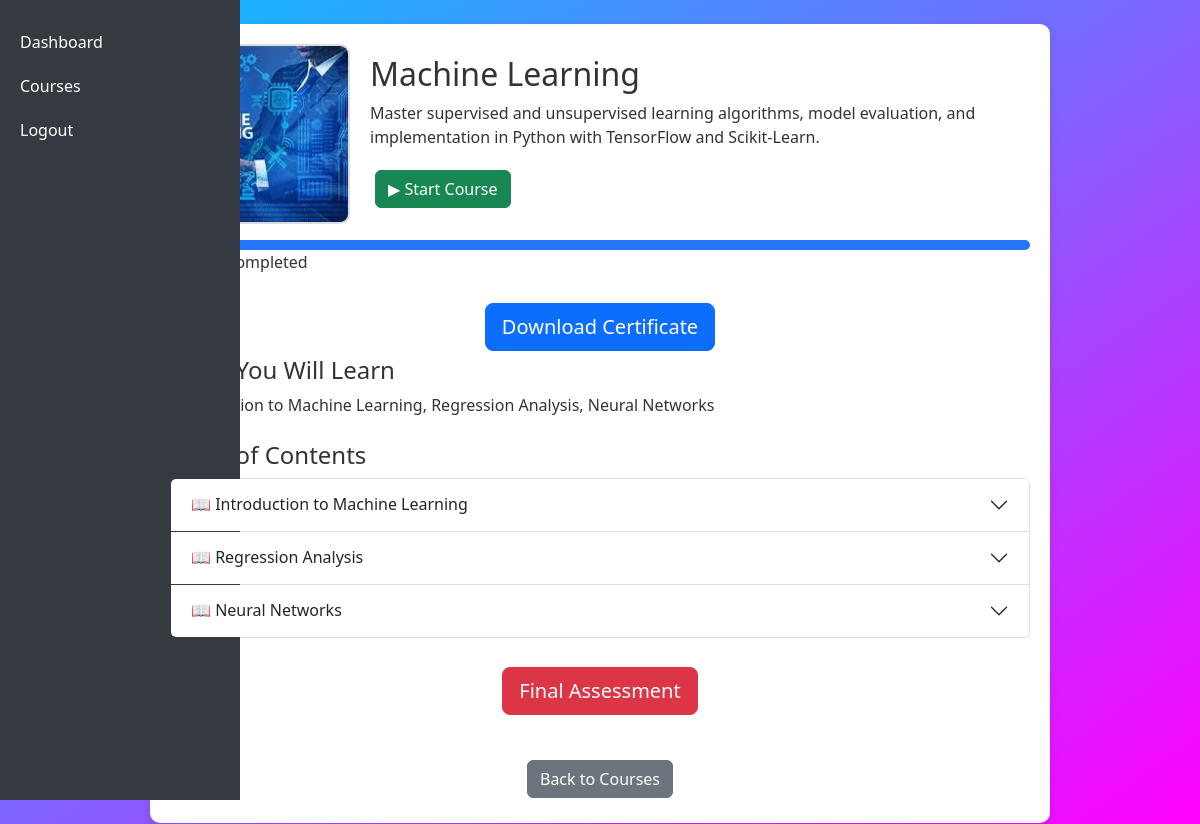
The page /view_course/1 (signed in) on the database its author committed.
### tables this page shows
CREATE TABLE courses (
                  id INTEGER PRIMARY KEY AUTOINCREMENT,
                  title TEXT NOT NULL,
                  description TEXT,
                  duration INTEGER NOT NULL,
                  instructor_id INTEGER NOT NULL,
                  start_date TEXT NOT NULL,
                  end_date TEXT NOT NULL, image_path TEXT, video_path TEXT);

CREATE TABLE enrollment (
                  id INTEGER PRIMARY KEY AUTOINCREMENT,
                  user_id INTEGER NOT NULL,
                  course_id INTEGER NOT NULL,
                  status TEXT NOT NULL,
                  progress INTEGER DEFAULT 0 NOT NULL,
                  enrollment_date TEXT NOT NULL);

CREATE TABLE module (
    id INTEGER PRIMARY KEY AUTOINCREMENT,
    course_id INTEGER NOT NULL,
    title TEXT NOT NULL,
    content TEXT NOT NULL,
    learning_points TEXT NOT NULL
);

### app.py (the view)
@app.route('/view_course/<int:course_id>')
def view_course(course_id):
    if 'user_email' not in session or session.get('role') != 'user':
        return redirect(url_for('login'))
    conn = get_db_connection()
    course = conn.execute("SELECT * FROM courses WHERE id = ?", (course_id,)).fetchone()
    if not course:
        conn.close()
        return "Course not found", 404
    modules = conn.execute("SELECT * FROM module WHERE course_id = ?", (course_id,)).fetchall()
    quizzes = conn.execute("SELECT * FROM quiz WHERE course_id = ?", (course_id,)).fetchall()
    user = conn.execute("SELECT id FROM users WHERE email = ?", (session['user_email'],)).fetchone()
    if not user:
        conn.close()
        return "User not found", 404
    user_id = user['id']
    enrollment = conn.execute("SELECT status, progress FROM enrollment WHERE course_id = ? AND user_id = ?",
                              (course_id, user_id)).fetchone()
    conn.close()
    status = "Not Enrolled"
    progress = 0
    course_completed = False
    if enrollment:
        status = enrollment['status']
        progress = enrollment['progress']
        course_completed = (status == 'Completed')
    learning_outcomes = ", ".join([module['title'] for module in modules]) if modules else "No modules available."
    video_path = course['video_path'] if course['video_path'] else None
    youtube_id = None
    if video_path:
        match = re.search(r"(?:v=|youtu\.be/|embed/|v/|shorts/)([a-zA-Z0-9_-]{11})", video_path)
        if match:
            youtube_id = match.group(1)
    return render_template("user_modules.html", course=course, modules=modules, quizzes=quizzes,
                           status=status, progress=progress, course_completed=course_completed,
                           learning_outcomes=learning_outcomes, youtube_id=youtube_id)

### app.py (called while the page is built)
def get_db_connection():
    conn = sqlite3.connect(DATABASE)
    conn.row_factory = sqlite3.Row
    return conn

@app.before_request
def session_management():
    if 'user' in session:
        if 'last_activity' in session:
            elapsed_time = time.time() - session['last_activity']
            if elapsed_time > SESSION_TIMEOUT:
                session.clear()
                flash("Your session has expired due to inactivity. Please log in again.", "error")
                return redirect(url_for('login'))
        session['last_activity'] = time.time()

### templates/user_modules.html (shortened to what this page needs)
<!DOCTYPE html>
<html lang="en">
<head>
<link href="https://cdn.jsdelivr.net/npm/bootstrap@5.3.0/dist/css/bootstrap.min.css" rel="stylesheet">
    <link href="https://cdn.jsdelivr.net/npm/bootstrap@5.3.0/dist/css/bootstrap.min.css" rel="stylesheet">
    <link href="https://cdn.jsdelivr.net/npm/bootstrap@5.3.0/dist/css/bootstrap.min.css" rel="stylesheet">
    <link rel="stylesheet" href="{{ url_for('static', filename='css/adminstyles.css') }}">
</head>
<body>
    <div class="sidebar">
        <a href="{{ url_for('user_dashboard') }}">Dashboard</a>
        <a href="{{ url_for('user_courses') }}">Courses</a>
        <a href="{{ url_for('logout')  }}">Logout</a>
    </div>
    <div class="container mt-4">
        <div class="course-container">
            <div class="course-header">
                <img src="{{ url_for('static', filename=course.image_path[7:]) }}"
                     onerror="this.onerror=null; this.src='{{ url_for('static', filename='images/default.jpg') }}';"
                     alt="Course Image" class="course-image">
                <div>
                    <h2>{{ course.title }}</h2>
                    <p>{{ course.description }}</p>
                    {% if youtube_id %}
                    <button id="startCourse" class="btn btn-success">▶ Start Course</button>
                    {% else %}
                    <p class="text-danger">No video available.</p>
                    {% endif %}
                </div>
            </div>
            <div class="progress-bar-container mt-3">
                <div class="progress-bar"></div>
            </div>
            <p>Status: {{ status }}</p>
            <div class="text-center mt-4">
                {% if course_completed %}
                    <a href="{{ url_for('certificate', course_id=course.id) }}" class="btn btn-primary btn-lg">
                         Download Certificate
                    </a>
                {% else %}
                    <p class="text-danger"><strong>Complete the course to download your certificate.</strong></p>
                {% endif %}
            </div>
            <h4>What You Will Learn</h4>
            <p>{{ learning_outcomes }}</p>
        <h4 class="mt-4">Table of Contents</h4>
        <div class="accordion" id="modulesAccordion">
            {% for module in modules %}
            <div class="accordion-item">
                <h2 class="accordion-header" id="heading{{ module.id }}">
                    <button class="accordion-button collapsed" type="button" data-bs-toggle="collapse"
                            data-bs-target="#module{{ module.id }}" aria-expanded="false"
                            aria-controls="module{{ module.id }}">
                        📖 {{ module.title }}
                    </button>
                </h2>
            </div>
            {% endfor %}
        </div>
            <div class="text-center mt-4">
                <a href="{{ url_for('quiz', course_id=course.id) }}" class="btn btn-danger btn-lg">
                    Final Assessment
                </a>
            </div>
            <div class="text-center mt-4">
            <a href="{{ url_for('user_courses') }}" class="btn btn-secondary mt-3">Back to Courses</a>
            </div>
        </div>
    </div>
</body>
</html>

### static/css/adminstyles.css (style rules this page uses)
* { margin: 0; padding: 0; box-sizing: border-box; font-family: 'Segoe UI', 'Roboto', sans-serif; }
body { background-color: #6a3de8; background: linear-gradient(to bottom right, #00c6ff, #ff00ff); height: 100vh; }
.sidebar { width: 240px; height: 100vh; position: fixed; left: 0; top: 0; background: #343a40; color: white; padding-top: 20px; }
.sidebar a { display: block; color: white; padding: 10px 20px; text-decoration: none; }
.btn { margin: 5px; }

### rows shown on the page
courses: image_path (picture), title "Machine Learning", description "Master supervised and unsupervised learning algorithms, model evaluation, and implementation in Python with TensorFlow and Scikit-Learn."
enrollment: status "Completed"
module: title "Introduction to Machine Learning"
module: title "Regression Analysis"
module: title "Neural Networks"

### other values the page prints
{{ learning_outcomes }} "Introduction to Machine Learning, Regression Analysis, Neural Networks"
